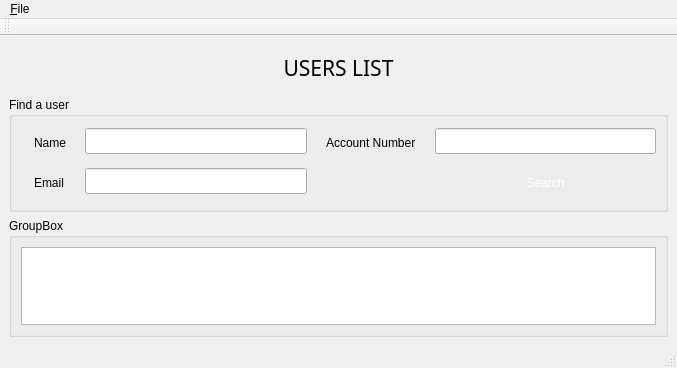
<?xml version="1.0" encoding="UTF-8"?>
<ui version="4.0">
 <class>MainWindow</class>
 <widget class="QMainWindow" name="MainWindow">
  <property name="geometry">
   <rect>
    <x>0</x>
    <y>0</y>
    <width>677</width>
    <height>368</height>
   </rect>
  </property>
  <property name="windowTitle">
   <string>MainWindow</string>
  </property>
  <widget class="QWidget" name="centralwidget">
   <layout class="QVBoxLayout" name="verticalLayout">
    <item>
     <widget class="QLabel" name="label_11">
      <property name="maximumSize">
       <size>
        <width>16777215</width>
        <height>46</height>
       </size>
      </property>
      <property name="font">
       <font>
        <family>Calibri Light</family>
        <pointsize>16</pointsize>
       </font>
      </property>
      <property name="styleSheet">
       <string notr="true">padding: 10px;
color: '#00C569';</string>
      </property>
      <property name="text">
       <string>USERS LIST</string>
      </property>
      <property name="alignment">
       <set>Qt::AlignCenter</set>
      </property>
     </widget>
    </item>
    <item>
     <widget class="QGroupBox" name="groupBox">
      <property name="title">
       <string>Find a user</string>
      </property>
      <layout class="QHBoxLayout" name="horizontalLayout">
       <item>
        <layout class="QGridLayout" name="gridLayout">
         <item row="2" column="1">
          <widget class="QLineEdit" name="lineEdit_4">
           <property name="styleSheet">
            <string notr="true">margin-bottom: 4px;
padding: 4px;
</string>
           </property>
          </widget>
         </item>
         <item row="1" column="3">
          <widget class="QLineEdit" name="lineEdit_5">
           <property name="styleSheet">
            <string notr="true">margin-bottom: 4px;
padding: 4px;
</string>
           </property>
          </widget>
         </item>
         <item row="2" column="3">
          <widget class="QPushButton" name="pushButton">
           <property name="cursor">
            <cursorShape>PointingHandCursor</cursorShape>
           </property>
           <property name="styleSheet">
            <string notr="true">padding: 8px;
background-color: '#00C569'; 
color: white;
border: none;
</string>
           </property>
           <property name="text">
            <string>Search</string>
           </property>
          </widget>
         </item>
         <item row="1" column="0">
          <widget class="QLabel" name="label_6">
           <property name="styleSheet">
            <string notr="true">padding: 10px;
color: '#333A44';</string>
           </property>
           <property name="text">
            <string>Name</string>
           </property>
           <property name="buddy">
            <cstring>lineEdit_3</cstring>
           </property>
          </widget>
         </item>
         <item row="2" column="0">
          <widget class="QLabel" name="label_7">
           <property name="styleSheet">
            <string notr="true">padding: 10px;
color: '#333A44';</string>
           </property>
           <property name="text">
            <string>Email</string>
           </property>
           <property name="buddy">
            <cstring>lineEdit_5</cstring>
           </property>
          </widget>
         </item>
         <item row="1" column="1">
          <widget class="QLineEdit" name="lineEdit_3">
           <property name="styleSheet">
            <string notr="true">margin-bottom: 4px;
padding: 4px;
</string>
           </property>
          </widget>
         </item>
         <item row="1" column="2">
          <widget class="QLabel" name="label_2">
           <property name="styleSheet">
            <string notr="true">padding: 10px;
color: '#333A44';</string>
           </property>
           <property name="text">
            <string>Account Number</string>
           </property>
           <property name="buddy">
            <cstring>lineEdit</cstring>
           </property>
          </widget>
         </item>
        </layout>
       </item>
      </layout>
     </widget>
    </item>
    <item>
     <widget class="QGroupBox" name="groupBox_2">
      <property name="title">
       <string>GroupBox</string>
      </property>
      <layout class="QVBoxLayout" name="verticalLayout_2">
       <item>
        <widget class="QTableWidget" name="tableWidget"/>
       </item>
      </layout>
     </widget>
    </item>
   </layout>
  </widget>
  <widget class="QMenuBar" name="menubar">
   <property name="geometry">
    <rect>
     <x>0</x>
     <y>0</y>
     <width>677</width>
     <height>21</height>
    </rect>
   </property>
   <widget class="QMenu" name="menu_File">
    <property name="title">
     <string>&amp;File</string>
    </property>
    <addaction name="action_Open"/>
    <addaction name="action_New"/>
    <addaction name="action_Save"/>
    <addaction name="actionSave_as"/>
    <addaction name="action_Exit"/>
   </widget>
   <addaction name="menu_File"/>
  </widget>
  <widget class="QStatusBar" name="statusbar"/>
  <widget class="QToolBar" name="toolBar">
   <property name="windowTitle">
    <string>toolBar</string>
   </property>
   <attribute name="toolBarArea">
    <enum>TopToolBarArea</enum>
   </attribute>
   <attribute name="toolBarBreak">
    <bool>false</bool>
   </attribute>
  </widget>
  <action name="action_Open">
   <property name="text">
    <string>&amp;Open</string>
   </property>
  </action>
  <action name="action_New">
   <property name="text">
    <string>&amp;New</string>
   </property>
  </action>
  <action name="action_Save">
   <property name="text">
    <string>&amp;Save</string>
   </property>
  </action>
  <action name="actionSave_as">
   <property name="text">
    <string>Save &amp;as</string>
   </property>
  </action>
  <action name="action_Exit">
   <property name="text">
    <string>&amp;Exit</string>
   </property>
  </action>
 </widget>
 <resources/>
 <connections/>
</ui>
